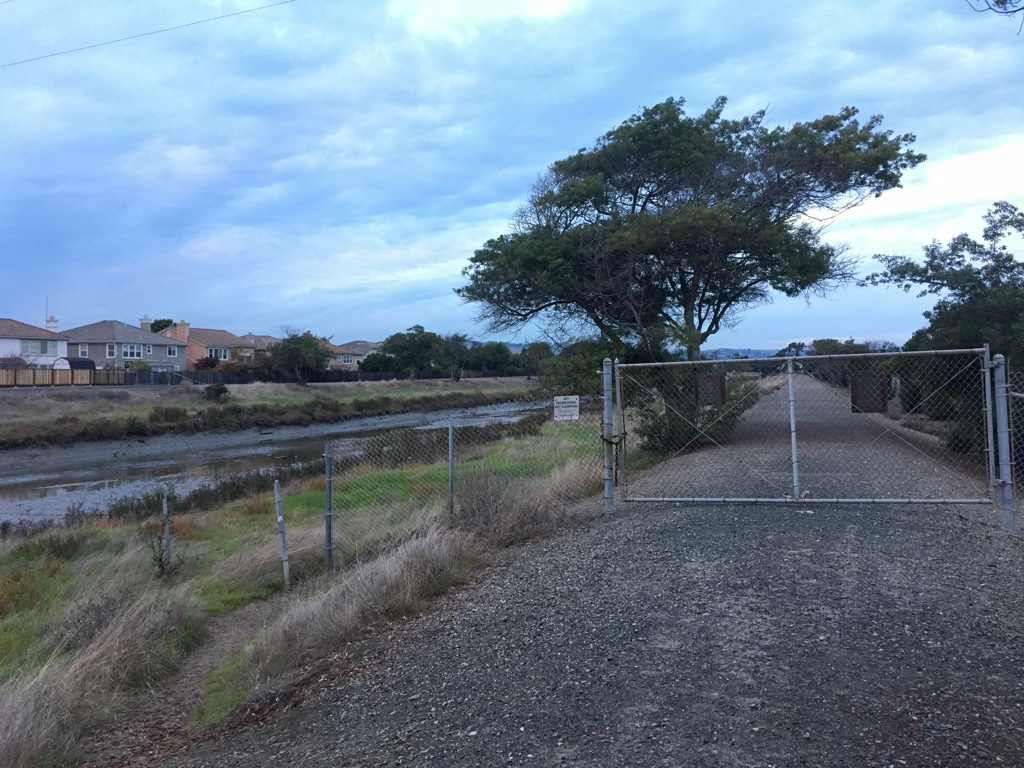
#> input picture project6/karl_cempron_code_proj6/images/a.jpg, 1024 x 768 px
$ python main.py   (older library calls are emulated)
#> lines starting #> are read from the running program, lines starting #| are printed output that depends on the picture
import matplotlib.pyplot as plt
from skimage.transform import warp
from scipy import misc
import numpy as np
import sys

POINT_COUNT = 4

# [24 lines left out: functions findPoints, findCorrespondences, not called in this run]

def computeHomographyMatrix(imA_points, imB_points):
	A = computeAMatrix(imA_points, imB_points)
	b = computeBVector(imB_points)

	result = np.linalg.lstsq(A, np.transpose(b))[0]
	return formatHMatrix(result)

def computeAMatrix(imA_points, imB_points):
	matrix_string = ""
	for i in range(POINT_COUNT):
		x, y = imA_points[i][0], imA_points[i][1]
		x_1, y_1 = imB_points[i][0], imB_points[i][1]
		if i + 1 == POINT_COUNT:
			value = "{} {} 1 0 0 0 {} {};".format(x, y, -1 * x * x_1, -1 * y * x_1) +"0 0 0 {} {} 1 {} {}".format(x, y, -1 * x * y_1, -1 * y * y_1)
			matrix_string += value
		else:
			value = "{} {} 1 0 0 0 {} {};".format(x, y, -1 * x * x_1, -1 * y * x_1) +"0 0 0 {} {} 1 {} {};".format(x, y, -1 *x * y_1, -1 * y * y_1)
			matrix_string += value

	return np.matrix(matrix_string)

# [25 lines left out: functions computeBVector, formatHMatrix, linearBlend, not called in this run]

def main():
	im_left = plt.imread("./images/a.jpg")
#> im_left is the input picture: shape (768, 1024, 3); mean R, G, B 107.4, 125.5, 141.6
	im_center = plt.imread("./images/b.jpg")
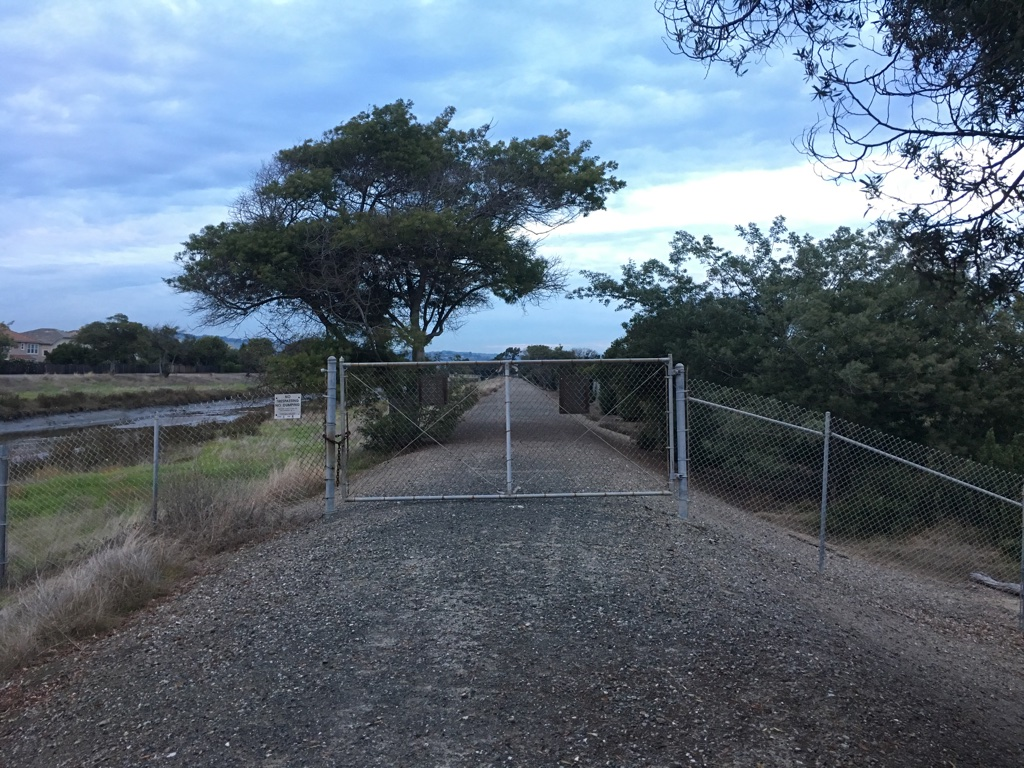
#> input picture project6/karl_cempron_code_proj6/images/b.jpg, 1024 x 768 px
#> im_center is the input picture: shape (768, 1024, 3); mean R, G, B 94.9, 109.2, 123.4
	im_right = plt.imread("./images/c.jpg")
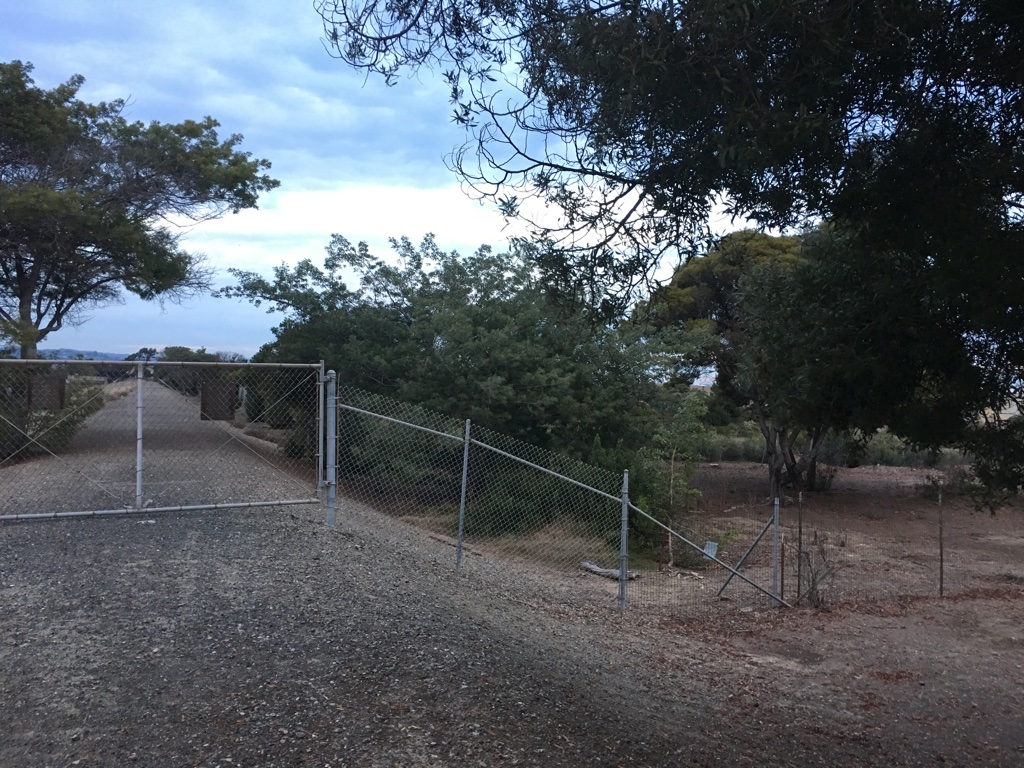
#> input picture project6/karl_cempron_code_proj6/images/c.jpg, 1024 x 768 px
#> im_right is the input picture: shape (768, 1024, 3); mean R, G, B 82.7, 88.9, 95.3

	try:
		from stored_test_points import imA_points
		from stored_test_points import imB_points
		from stored_test_points import imC_points

	except:
		imA_points, imB_points, imC_points = findCorrespondences(im_left, im_center, im_right, "road")

	H_LC = computeHomographyMatrix(imA_points, imB_points)
	H_CC = computeHomographyMatrix(imB_points, imB_points)
	H_RC = computeHomographyMatrix(imC_points, imB_points)

	warpedImL = warp(im_left, np.linalg.inv(H_LC), output_shape = (im_left.shape[0] * 1.5, im_left.shape[1] * 3))
	warpedImC = warp(im_center, np.linalg.inv(H_CC), output_shape = (im_left.shape[0] * 1.5, im_left.shape[1] * 3))
	warpedImR = warp(im_right, np.linalg.inv(H_RC), output_shape = (im_left.shape[0] * 1.5, im_left.shape[1] * 3))

	result = linearBlend(linearBlend(warpedImL, warpedImC, weight = .5), warpedImR, weight = .5)

	misc.imsave("warpedL.png", warpedImL)
	misc.imsave("warpedC.png", warpedImC)
	misc.imsave("warpedR.png", warpedImR)
	misc.imsave("warped_result.png", result)

main()
#> (the call stopped at in computeAMatrix, `value = "{} {} 1 0 0 0 {} {};".format(x, y, -1 * x * x_1, -1 * y * x_1..`: stored_test_points is not available in this run)
